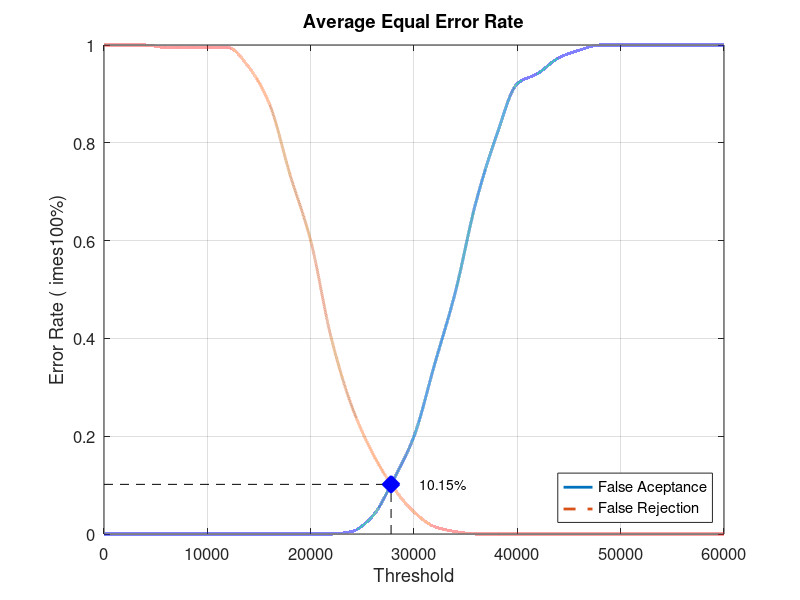
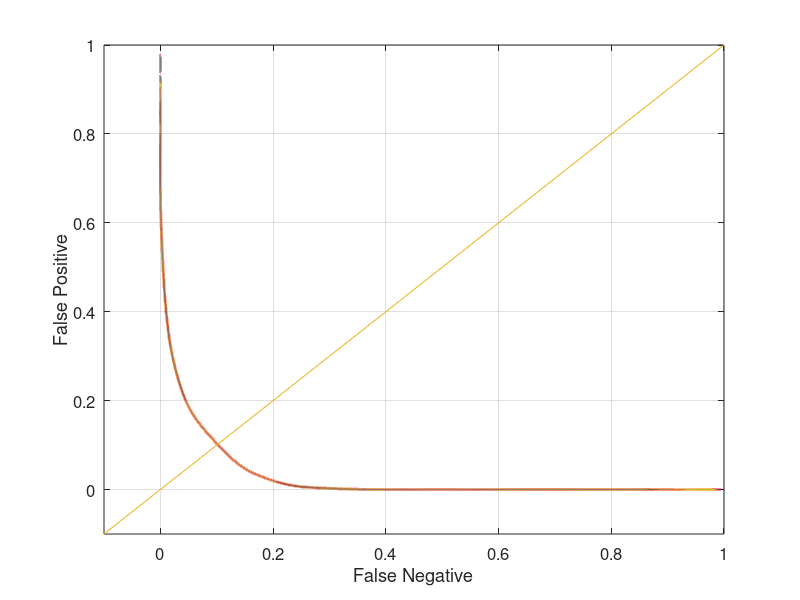

Recreate these plots in MATLAB, in order.
close all;
clear;
clc;
x = 0:2000:60000;
xq = 0:0.5:60000;

y0 = [0 0 0 0 0 0 0 0 0 0 0 0 0.00526316 0.0368421 0.110526 0.2 0.347368 0.494737 0.678947 0.815789 0.921053 0.942105 0.973684 0.989474 1 1 1 1 1 1 1]
yy0 = interp1(x, y0, xq, 'pchip');
y1 = [1 1 1 0.995 0.995 0.995 0.995 0.955 0.88 0.735 0.6 0.4 0.26 0.165 0.095 0.045 0.015 0.005 0 0 0 0 0 0 0 0 0 0 0 0 0]
yy1 = interp1(x, y1, xq, 'pchip');

% Calculating EER: 
y2 = abs(y0 - y1);
find(y2 == min(y2))
yy2 = abs(yy0 - yy1);
xEER = find(yy2 == min(yy2));
xEERIndex = xq(xEER) % X-axis EER
yEER = yy0(xEER) % Y-axis EER

main = figure
plot(xq, yy0,'-','LineWidth', 2);	hold on
plot(xq, yy1,'--','LineWidth', 2);	hold on
plot([xEERIndex xEERIndex], [0 yEER], 'k--');	hold on
plot([0 xEERIndex], [yEER yEER], 'k--');	hold on
plot(xEERIndex, yEER, 'bx', 'LineWidth', 10);	hold on
text(xEERIndex + 10 * xEERIndex / 100, yEER, [num2str(round((10000 * yEER)) / 100) '%'])
legend('False Aceptance', 'False Rejection', 'Location', 'SouthEast')
xlabel('Threshold')
ylabel('Error Rate (	imes100%)')
title('Average Equal Error Rate')
set(gca, 'FontSize', 12)
axis([0 60000 0 1])
grid on

print(main, 'Database1_2Main', '-dpng');
FNRxFPR = figure('Color', [1 1 1]);
plot(yy1, yy0, '-', yy1, yy0, 'LineWidth', 2);
hold on
y = -0.1:0.1:1
plot(y, y); 
set(gca, 'FontSize', 12)
xlabel('False Negative')
ylabel('False Positive')
axis([-0.1 1 -0.1 1])
set(gca, 'FontSize', 12)
grid on

print(FNRxFPR, 'Database1_2FNRxFPR','-dpng');
